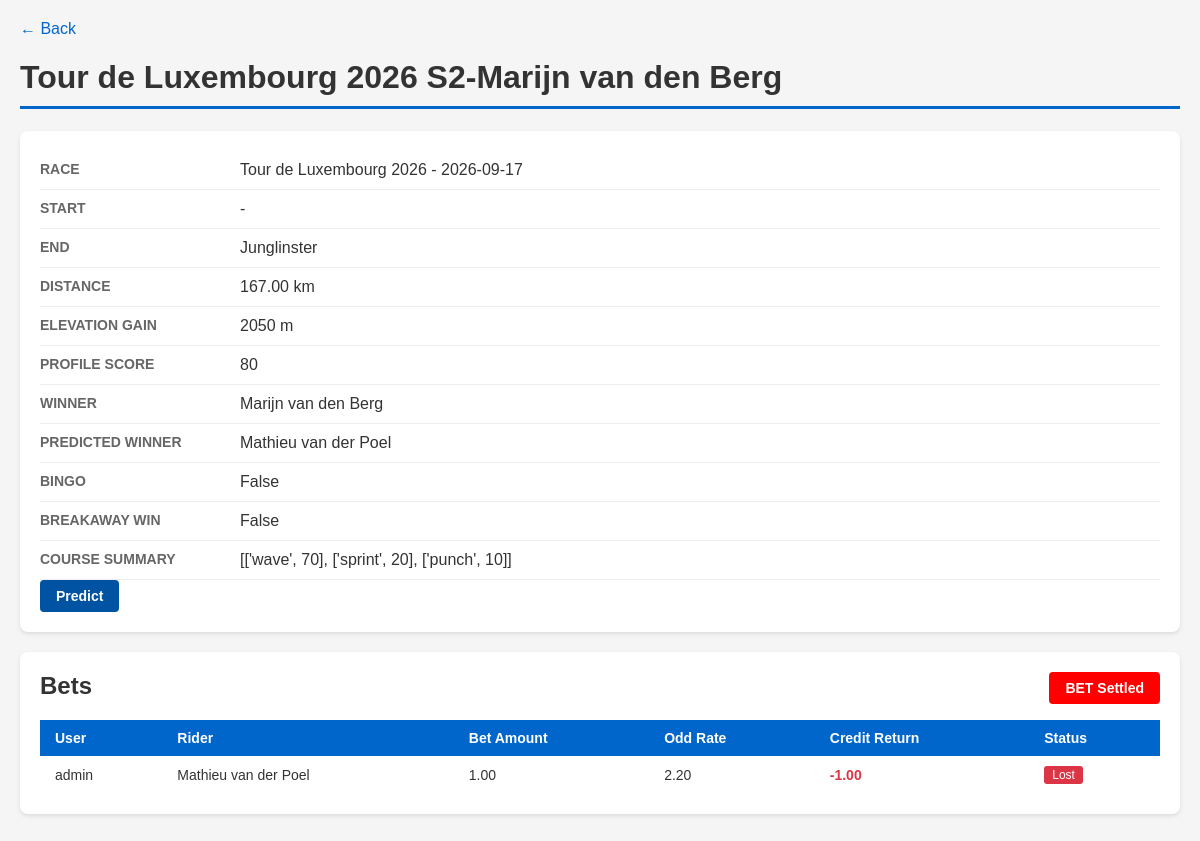
The app's page /course/162/ with its own data.
### uci/models/course.py (models this page shows, shortened)
class Course(models.Model):
    DEFAULT_BET_AMOUNT = Decimal('1')
    race = models.ForeignKey(Race, on_delete=models.CASCADE, related_name='courses')
    name = models.CharField(max_length=200)
    start = models.CharField(max_length=120, null=True, blank=True)
    end = models.CharField(max_length=120, null=True, blank=True)
    distance_km = models.DecimalField(max_digits=6, decimal_places=2, null=True, blank=True)
    elevation_gain_m = models.IntegerField(null=True, blank=True)
    note = models.TextField(max_length=500, null=True, blank=True)
    key_point = models.JSONField(null=True, blank=True, default=list)
    course_summary = models.JSONField(null=True, blank=True)
    profile_score = models.IntegerField(null=True, blank=True)
    profile_score_20k = models.IntegerField(null=True, blank=True)
    winner = models.ForeignKey(Rider, on_delete=models.CASCADE, null=True, blank=True, related_name='course_winner')
    predict_winner = models.ForeignKey(Rider, on_delete=models.CASCADE, null=True, blank=True, related_name='course_predict_winner')
    pre_analysis = models.TextField(max_length=3000, null=True, blank=True)
    course_url = models.URLField(null=True, blank=True)
    is_won_by_breakaway = models.BooleanField(default=False)
    bingo_rate = models.DecimalField(max_digits=6, decimal_places=2, null=True, blank=True)
    settled = models.BooleanField(default=False)
    def __init__(self, *args, **kwargs):
        super().__init__(*args, **kwargs)
        self.__original_predict_winner_id = self.predict_winner_id
    def __str__(self):
        return f"{self.name}-{self.winner}"
    @property
    def bingo(self):
        return self.predict_winner == self.winner and self.winner is not None

### uci/models/rider.py (models this page shows, shortened)
class Rider(models.Model):
    FORM_TREND_CHOICES = [
        ('high', '↑'),
        ('increase', '↗'),
        ('normal', '→'),
        ('decrease', '↘'),
        ('low', '↓'),
    ]
    FORM_TO_TREND = {1: 'low', 2: 'decrease', 3: 'normal', 4: 'increase', 5: 'high'}
    SCORE_VALIDATORS = [MinValueValidator(1), MaxValueValidator(100)]
    name = models.CharField(max_length=100, unique=True)
    nationality = models.CharField(max_length=100, null=True, blank=True)
    date_of_birth = models.DateField(null=True, blank=True)
    note = models.TextField(max_length=500, null=True, blank=True)
    form = models.IntegerField(validators=[MinValueValidator(1), MaxValueValidator(5)], null=True, blank=True)
    form_trend = models.CharField(max_length=10, choices=FORM_TREND_CHOICES, null=True, blank=True, default='normal')
    form_duration = models.IntegerField(null=True, blank=True, default=14)
    date_duration_start = models.DateField(null=True, blank=True)
    breakaway = models.BooleanField(default=False)
    breakaway_note = models.CharField(max_length=100, null=True, blank=True)
    attack_index = models.IntegerField(null=True, blank=True, default=0)
    score_climb = models.IntegerField(null=True, blank=True, default=1, validators=SCORE_VALIDATORS)
    score_wave = models.IntegerField(null=True, blank=True, default=1, validators=SCORE_VALIDATORS)
    score_punch = models.IntegerField(null=True, blank=True, default=1, validators=SCORE_VALIDATORS)
    score_tt = models.IntegerField(null=True, blank=True, default=1, validators=SCORE_VALIDATORS)
    score_sprint = models.IntegerField(null=True, blank=True, default=1, validators=SCORE_VALIDATORS)
    score_steep = models.IntegerField(null=True, blank=True, default=1, validators=SCORE_VALIDATORS)
    limit_distance = models.FloatField(null=True, blank=True, default=10)
    limit_slope = models.FloatField(null=True, blank=True, default=10)
    form_history_cache = models.JSONField(default=list, blank=True)
    watch_listed = models.BooleanField(default=False)
    FORM_HISTORY_CACHE_MAX = 10
    class Meta:
        ordering = ['name']  # for admin
    def __str__(self):
        return f"{self.name}"

### uci/models/race.py (models this page shows, shortened)
class Race(models.Model):
    CATEGORY_CHOICES = [
        ('classic', 'Classic'),
        ('high_mountain', 'High Mountain'),
        ('flat', 'Flat'),
        ('tour', 'Tour'),
        ('weekly', 'Weekly'),
    ]
    name = models.CharField(max_length=200)
    date = models.DateField(null=True, blank=True)
    location = models.CharField(max_length=200)
    category = models.CharField(max_length=50, choices=CATEGORY_CHOICES, default='classic')
    winner = models.ForeignKey(Rider, on_delete=models.CASCADE, null=True, blank=True, related_name='race_winner')
    predict_winner = models.ForeignKey(Rider, on_delete=models.CASCADE, null=True, blank=True, related_name='race_predict_winner')
    one_day_race = models.BooleanField(default=False)
    note = models.TextField(null=True, blank=True)
    class Meta:
        ordering = ['-date']
    def __str__(self):
        return f"{self.name} - {self.date}"

### uci/models/bet.py (models this page shows, shortened)
class Bet(models.Model):
    STATUS_CHOICES = [
        ('pending', 'Pending'),
        ('won', 'Won'),
        ('lost', 'Lost'),
        ('cancelled', 'Cancelled'),
    ]
    user = models.ForeignKey(User, on_delete=models.CASCADE, related_name='bets')
    rider = models.ForeignKey(Rider, on_delete=models.CASCADE, related_name='bets')
    course = models.ForeignKey(Course, on_delete=models.CASCADE, related_name='bets')
    odd_rate = models.DecimalField(max_digits=6, decimal_places=2)
    bet_amount = models.DecimalField(max_digits=6, decimal_places=2, null=True, blank=True)
    status = models.CharField(max_length=10, choices=STATUS_CHOICES, default='pending')
    credit_return = models.DecimalField(max_digits=6, decimal_places=2, null=True, blank=True)

### uci/views.py (the view)
# urls.py: path('course/<int:pk>/', views.course_detail, name='course_detail'),
def course_detail(request, pk):
    course = get_object_or_404(Course, pk=pk)
    bets = Bet.objects.filter(course=course).select_related('user', 'rider')
    riders = Rider.objects.all()
    users = User.objects.all()
    return render(request, 'uci/course_detail.html', {'course': course, 'bets': bets, 'riders': riders, 'users': users})

### uci/templates/uci/course_detail.html (shortened to what this page needs)
<!DOCTYPE html>
<html lang="en">
<head>
</head>
<body>
    <a href="/">&larr; Back</a>
    <h1>{{ course }}</h1>
    <div class="card">
        <div class="field">
            <span class="label">Race</span>
            <span class="value">{{ course.race }}</span>
        </div>
        <div class="field">
            <span class="label">Start</span>
            <span class="value">{{ course.start|default:"-" }}</span>
        </div>
        <div class="field">
            <span class="label">End</span>
            <span class="value">{{ course.end|default:"-" }}</span>
        </div>
        <div class="field">
            <span class="label">Distance</span>
            <span class="value">{% if course.distance_km %}{{ course.distance_km }} km{% else %}-{% endif %}</span>
        </div>
        <div class="field">
            <span class="label">Elevation Gain</span>
            <span class="value">{% if course.elevation_gain_m %}{{ course.elevation_gain_m }} m{% else %}-{% endif %}</span>
        </div>
        <div class="field">
            <span class="label">Profile Score</span>
            <span class="value">{{ course.profile_score|default:"-" }}</span>
        </div>
        <div class="field">
            <span class="label">Winner</span>
            <span class="value">{{ course.winner|default:"-" }}</span>
        </div>
        <div class="field">
            <span class="label">Predicted Winner</span>
            <span class="value">{{ course.predict_winner|default:"-" }}</span>
        </div>
        <div class="field">
            <span class="label">Bingo</span>
            <span class="value">{{ course.bingo }}</span>
        </div>
        <div class="field">
            <span class="label">Breakaway Win</span>
            <span class="value">{{ course.is_won_by_breakaway }}</span>
        </div>
        {% if course.course_summary %}
        <div class="field">
            <span class="label">Course summary</span>
            <span class="value">{{ course.course_summary }}</span>
        </div>
        {% endif %}
        <a class="btn btn-predict" href="{% url 'uci:course_predict' course.pk %}">Predict</a>
    </div>
    <div class="card">
        <h2 style="margin-top:0; color:#333; display:inline-block;">Bets</h2>
        {% if not course.settled %}
            <button class="btn btn-settle" style="float:right;" onclick="document.getElementById('settleModal').classList.add('active')">Settle</button>
            <button class="btn btn-bet" style="float:right;" onclick="document.getElementById('betModal').classList.add('active')">BET</button>
        {% else %}
            <button class="btn btn-settled" style="float:right;)">BET Settled</button>
        {% endif %}
        {% if bets %}
        <table>
            <thead>
                <tr>
                    <th>User</th>
                    <th>Rider</th>
                    <th>Bet Amount</th>
                    <th>Odd Rate</th>
                    <th>Credit Return</th>
                    <th>Status</th>
                </tr>
            </thead>
            <tbody>
                {% for bet in bets %}
                <tr>
                    <td>{{ bet.user }}</td>
                    <td>{{ bet.rider }}</td>
                    <td>{{ bet.bet_amount|default:"-" }}</td>
                    <td>{{ bet.odd_rate }}</td>
                    <td style="{% if bet.credit_return > 0 %}color:#28a745;{% elif bet.credit_return < 0 %}color:#dc3545;{% endif %} font-weight:bold;">{{ bet.credit_return|default:"-" }}</td>
                    <td><span class="badge {{ bet.status }}">{{ bet.get_status_display }}</span></td>
                </tr>
                {% endfor %}
            </tbody>
        </table>
        {% else %}
            <div class="no-data">No bets for this course.</div>
        {% endif %}
    </div>
</body>
</html>

### uci/templates/uci/course_detail.html (style rules this page uses)
body { font-family: Arial, sans-serif; max-width: 1200px; margin: 0 auto; padding: 20px; background-color: #f5f5f5; }
h1 { color: #333; border-bottom: 3px solid #0066cc; padding-bottom: 10px; }
.card { background: white; padding: 20px; border-radius: 8px; box-shadow: 0 2px 4px rgba(0,0,0,0.1); margin-bottom: 20px; }
.field { display: flex; padding: 10px 0; border-bottom: 1px solid #eee; }
.label { width: 200px; color: #666; font-size: 14px; text-transform: uppercase; font-weight: bold; }
.value { color: #333; }
a { color: #0066cc; text-decoration: none; }
table { width: 100%; border-collapse: collapse; }
th { background-color: #0066cc; color: white; padding: 10px 15px; text-align: left; font-size: 14px; }
td { padding: 10px 15px; border-bottom: 1px solid #eee; font-size: 14px; color: #333; }
tr:last-child td { border-bottom: none; }
.badge { display: inline-block; padding: 2px 8px; border-radius: 3px; font-size: 12px; color: white; }
.badge.lost { background-color: #dc3545; }
.btn { padding: 8px 16px; border: none; border-radius: 4px; cursor: pointer; font-size: 14px; font-weight: bold; }
.btn-settled { background-color: #ff0000; color: white; }
.btn-predict { display: inline-block; background-color: #0052a3; color: white; text-decoration: none; line-height: normal; }

### records on screen
Course: name+winner "Tour de Luxembourg 2026 S2-Marijn van den Berg", race "Tour de Luxembourg 2026 - 2026-09-17", start "-", end "Junglinster", distance_km "167.00", elevation_gain_m "2050", profile_score "80", winner "Marijn van den Berg", predict_winner "Mathieu van der Poel", bingo "False", is_won_by_breakaway "False", course_summary "[['wave', 70], ['sprint', 20], ['punch', 10]]"
Bet: user "admin", rider "Mathieu van der Poel", bet_amount "1.00", odd_rate "2.20", credit_return "-1.00", status "Lost"
